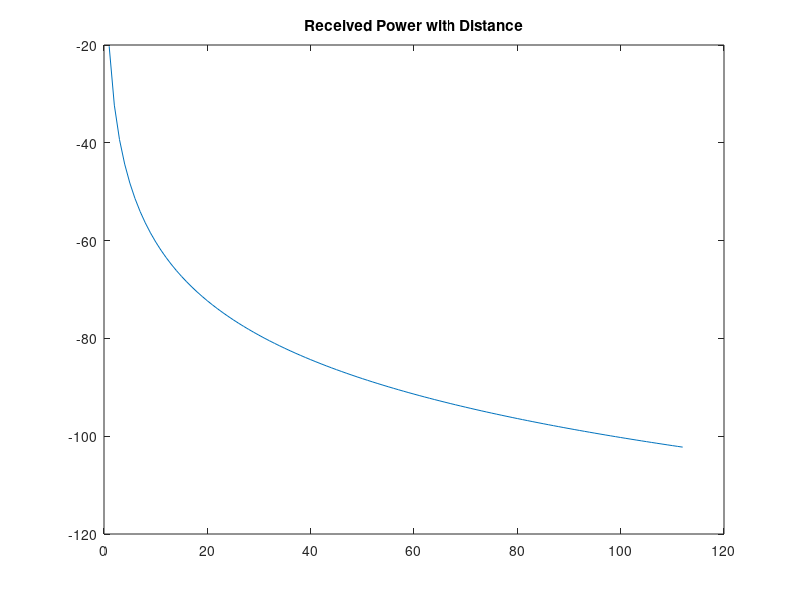

MATLAB code for this plot: (Note: this script raises an error after producing the figure.)
% Authored by Sai Machiraju
% FMCW Radar Design

R = 0:1:112;
% 18 dBm
Ps = 0.001 * 10^(18 / 10);

lambda = 3E8 / 2.4E9;
% D = 83 mm
D = 0.083;
% Gain (non-dBi): (pi * D / lambda)^2
G = (pi * D / lambda) ^ 2;

rcs = 1; % 1 m^2

Pe = (Ps * G^2 * lambda^2 * rcs) ./ (R .^ 4 * (4 * pi)^3);
P_signal_dBm = 10 * log10(Pe / 0.001);

figure(1);
plot(R, P_signal_dBm);
title("Received Power with Distance");
subtitle("1 m^{2} RCS");
xlabel("Range (m)");
ylabel("Received Power (dBm)");

% PA + Mixer Conversion Loss
P_signal_mixer_output = P_signal_dBm + 21 - 6.79;

P_watts = 0.001 * 10 .^ (P_signal_mixer_output / 10);

figure(2);
% System has 50 ohm impedance
plot(R, 20 * log10(sqrt(P_watts * 50)));
title("RMS AC Voltage at Amplifier Input");
xlabel("Range (m)");
ylabel("AC RMS Voltage (dBV)");
